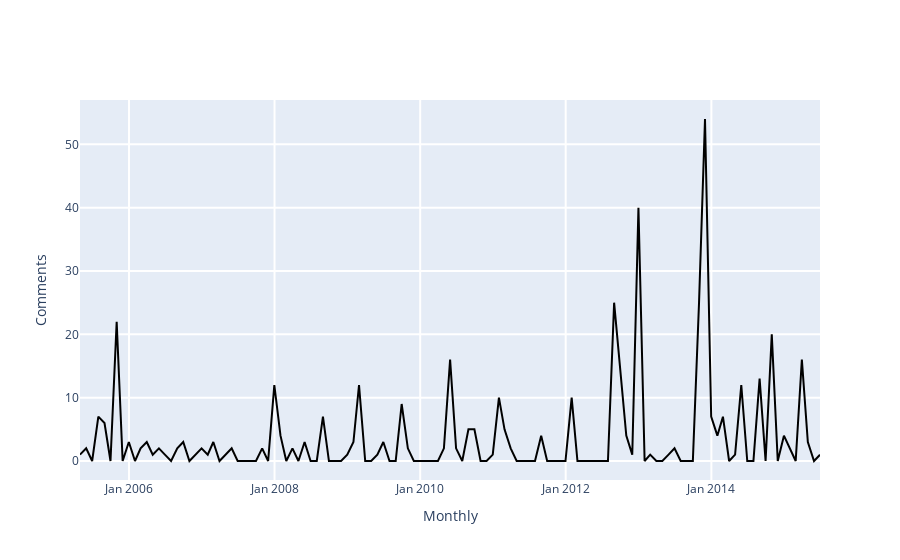

Source (notebook cell):
### Markdown cell above
<span style="color: #626262"> Try yourself! This is what will happen when you click 'Load Talks' button: </span>

### Code cell
### -------------------------------------------------------------------------- ###
### TRY YOURSELF! THIS IS WHAT WILL HAPPEN WHEN YOU CLICK 'Load Talks' BUTTON  ###
### -------------------------------------------------------------------------- ###

## This is the page you used ##
print('The page that is being used:', the_talk_page['title'])

# Initiate a Wikipedia instance
wikipediadv_instance = WikipediaDV(WikipediaAPI(lng=abbreviation(languageSelection.value)))

# Get content of revisions on talk page
# more details see: https://github.com/gesiscss/wikiwho_demo_new/blob/master/external/wikipedia.py#L109
talk_content = wikipediadv_instance.get_talk_content(the_talk_page["page_id"])

# convert to datetime format
talk_content['year_month'] = pd.to_datetime(talk_content['timestamp'])

## Define a TalksListener instance ##
# more details see: https://github.com/gesiscss/wikiwho_demo_new/blob/master/visualization/talks_listener.py
talks_listener = TalksListener(talk_content)

## Visualization ##
begin_date = date(2005, 3, 1)
end_date = date(2015, 7, 4)
granularity = 'Monthly'

print('Time range from', begin_date.strftime("%Y-%m-%d"), 'to', end_date.strftime("%Y-%m-%d"))
talks_listener.listen(
    begin = begin_date,
    end = end_date,
    granularity = granularity)

### Figure 1 — Plotly figure (JSON) as saved in the notebook; plotly's stock layout.template omitted (floating-point values rounded to 4 significant figures)
{"data": [{"hovertemplate": "%{x}<extra>%{y}</extra>", "marker": {"color": "rgba(0, 0, 0, 1)"}, "type": "scatter", "x": ["2005-04-30", "2005-05-31", "2005-06-30", "2005-07-31", "2005-08-31", "2005-09-30", "2005-10-31", "2005-11-30", "2005-12-31", "2006-01-31", "2006-02-28", "2006-03-31", "2006-04-30", "2006-05-31", "2006-06-30", "2006-07-31", "2006-08-31", "2006-09-30", "2006-10-31", "2006-11-30", "2006-12-31", "2007-01-31", "2007-02-28", "2007-03-31", "2007-04-30", "2007-05-31", "2007-06-30", "2007-07-31", "2007-08-31", "2007-09-30", "2007-10-31", "2007-11-30", "2007-12-31", "2008-01-31", "2008-02-29", "2008-03-31", "2008-04-30", "2008-05-31", "2008-06-30", "2008-07-31", "2008-08-31", "2008-09-30", "2008-10-31", "2008-11-30", "2008-12-31", "2009-01-31", "2009-02-28", "2009-03-31", "2009-04-30", "2009-05-31", "2009-06-30", "2009-07-31", "2009-08-31", "2009-09-30", "2009-10-31", "2009-11-30", "2009-12-31", "2010-01-31", "2010-02-28", "2010-03-31", "2010-04-30", "2010-05-31", "2010-06-30", "2010-07-31", "2010-08-31", "2010-09-30", "2010-10-31", "2010-11-30", "2010-12-31", "2011-01-31", "2011-02-28", "2011-03-31", "2011-04-30", "2011-05-31", "2011-06-30", "2011-07-31", "2011-08-31", "2011-09-30", "2011-10-31", "2011-11-30", "2011-12-31", "2012-01-31", "2012-02-29", "2012-03-31", "2012-04-30", "2012-05-31", "2012-06-30", "2012-07-31", "2012-08-31", "2012-09-30", "2012-10-31", "2012-11-30", "2012-12-31", "2013-01-31", "2013-02-28", "2013-03-31", "2013-04-30", "2013-05-31", "2013-06-30", "2013-07-31", "2013-08-31", "2013-09-30", "2013-10-31", "2013-11-30", "2013-12-31", "2014-01-31", "2014-02-28", "2014-03-31", "2014-04-30", "2014-05-31", "2014-06-30", "2014-07-31", "2014-08-31", "2014-09-30", "2014-10-31", "2014-11-30", "2014-12-31", "2015-01-31", "2015-02-28", "2015-03-31", "2015-04-30", "2015-05-31", "2015-06-30"], "y": [1, 2, 0, 7, 6, 0, 22, 0, 3, 0, 2, 3, 1, 2, 1, 0, 2, 3, 0, 1, 2, 1, 3, 0, 1, 2, 0, 0, 0, 0, 2, 0, 12, 4, 0, 2, 0, 3, 0, 0, 7, 0, 0, 0, 1, 3, 12, 0, 0, 1, 3, 0, 0, 9, 2, 0, 0, 0, 0, 0, 2, 16, 2, 0, 5, 5, 0, 0, 1, 10, 5, 2, 0, 0, 0, 0, 4, 0, 0, 0, 0, 10, 0, 0, 0, 0, 0, 0, 25, 14, 4, 1, 40, 0, 1, 0, 0, 1, 2, 0, 0, 0, 25, 54, 7, 4, 7, 0, 1, 12, 0, 0, 13, 0, 20, 0, 4, 2, 0, 16, 3, 0, 1]}], "layout": {"barmode": "group", "hovermode": "closest", "legend": {"x": 0.5, "y": 1.2}, "showlegend": false, "xaxis": {"gridwidth": 2, "tickformat": "%b %Y", "ticklen": 5, "title": {"text": "Monthly"}, "zeroline": true}, "yaxis": {"gridwidth": 2, "ticklen": 5, "title": {"text": "Comments"}}}}
